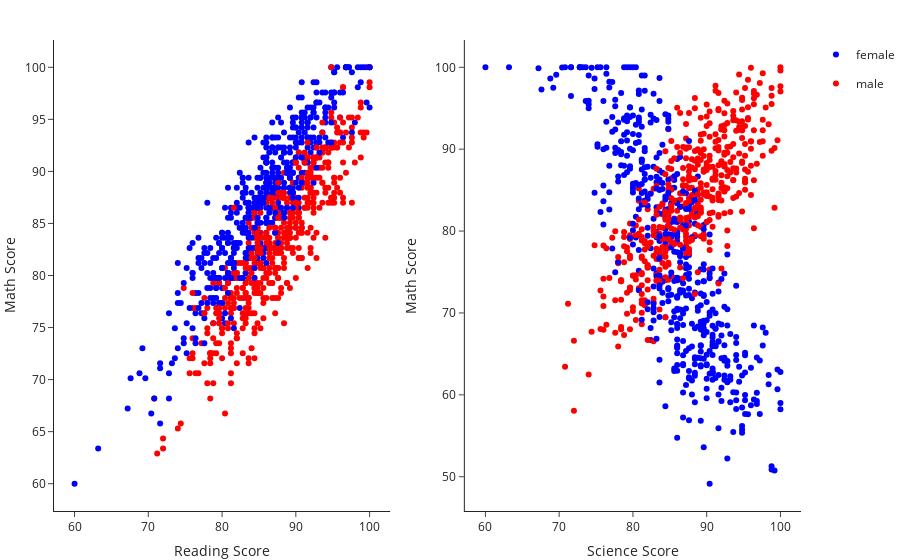

Notebook code for this chart:
### Markdown cell above
Often we want to know how two different continuous features influence one another. It could be interesting to see if they correlate. Here we will check if there is a correlation between a student's grade in math and in reading or science. We do so by plotting a scatter plot with the `x` values being the one feature and the `y` values the other feature. We can also color the dots by some category like gender or some continuous value like the score.

In the figure below, we clearly see that the score of the math exam is highly correlated with the reading exam. For the science exam, it is a little bit more complex: for the girls (in blue), the higher the grade in math, the lower the grade in science.

### Code cell
students_df["gender.cat"] = pd.Categorical(students_df["gender"]).codes

fig = make_subplots(rows=1, cols=2, start_cell="bottom-left")

fig.add_traces([go.Scatter(x=students_df["math.score"], y=students_df["reading.score"], mode="markers", 
                           marker = dict(color = students_df["gender.cat"], colorscale="Bluered"), showlegend = False),
                go.Scatter(x=students_df["math.score"], y=students_df["science.score"], mode="markers", 
                           marker = dict(color = students_df["gender.cat"], colorscale="Bluered"), showlegend = False)],
               rows=[1,1], cols=[1,2])
fig.add_trace(go.Scatter(x = [None], y = [None], mode = 'markers',
                        marker = dict(color="Blue"), legendgroup = "female", name = "female"), row = 1, col =1)
fig.add_trace(go.Scatter(x = [None], y = [None], mode = 'markers',
                        marker = dict(color="Red"), legendgroup = "male", name = "male"), row = 1, col =1)
fig.update_xaxes(title_text="Reading Score", row=1, col=1)
fig.update_xaxes(title_text="Science Score", row=1, col=2)
fig.update_yaxes(title_text="Math Score")
fig.show()

### Figure 1 — Plotly figure (JSON) as saved in the notebook; plotly's stock layout.template omitted (floating-point values rounded to 4 significant figures; data arrays with more than 128 entries replaced by an {"elided": "..."} marker saying what was removed)
{"data": [{"marker": {"color": {"elided": "1000 int values"}, "colorscale": [[0, "rgb(0,0,255)"], [1, "rgb(255,0,0)"]]}, "mode": "markers", "showlegend": false, "type": "scatter", "x": {"elided": "1000 float values"}, "xaxis": "x", "y": {"elided": "1000 float values"}, "yaxis": "y"}, {"marker": {"color": {"elided": "1000 int values"}, "colorscale": [[0, "rgb(0,0,255)"], [1, "rgb(255,0,0)"]]}, "mode": "markers", "showlegend": false, "type": "scatter", "x": {"elided": "1000 float values"}, "xaxis": "x2", "y": {"elided": "1000 float values"}, "yaxis": "y2"}, {"legendgroup": "female", "marker": {"color": "Blue"}, "mode": "markers", "name": "female", "type": "scatter", "x": [null], "xaxis": "x", "y": [null], "yaxis": "y"}, {"legendgroup": "male", "marker": {"color": "Red"}, "mode": "markers", "name": "male", "type": "scatter", "x": [null], "xaxis": "x", "y": [null], "yaxis": "y"}], "layout": {"xaxis": {"anchor": "y", "domain": [0, 0.45], "title": {"text": "Reading Score"}}, "xaxis2": {"anchor": "y2", "domain": [0.55, 1], "title": {"text": "Science Score"}}, "yaxis": {"anchor": "x", "domain": [0, 1], "title": {"text": "Math Score"}}, "yaxis2": {"anchor": "x2", "domain": [0, 1], "title": {"text": "Math Score"}}}}
